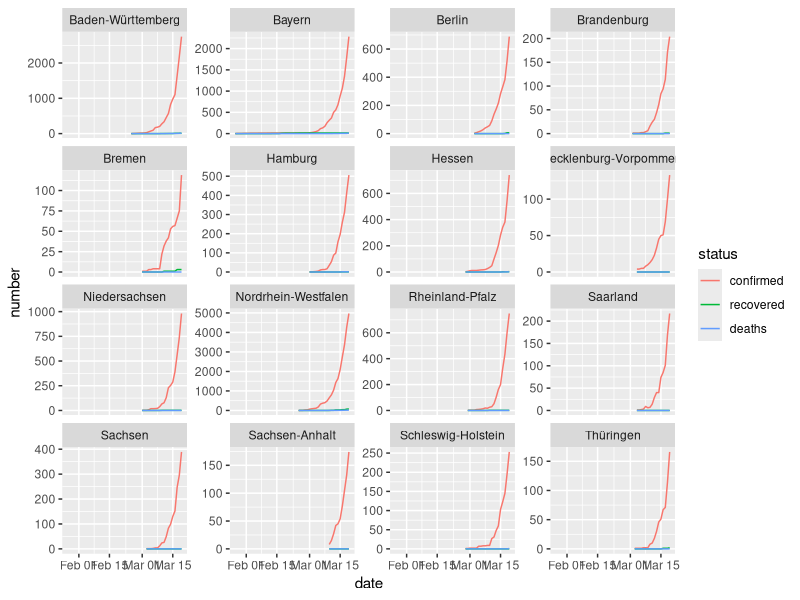
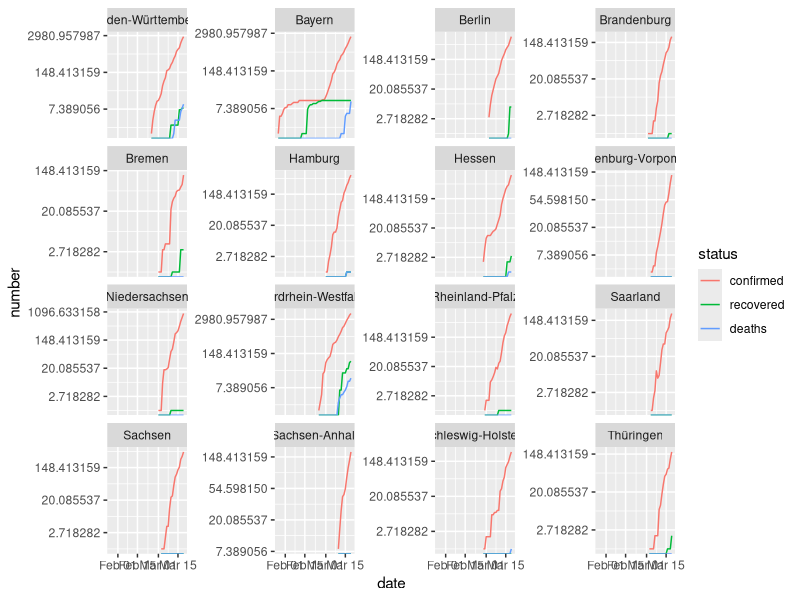
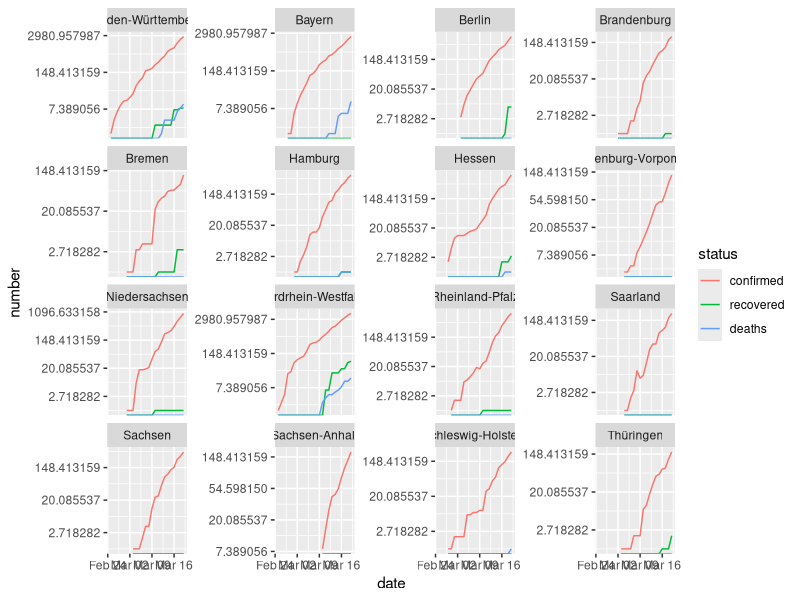
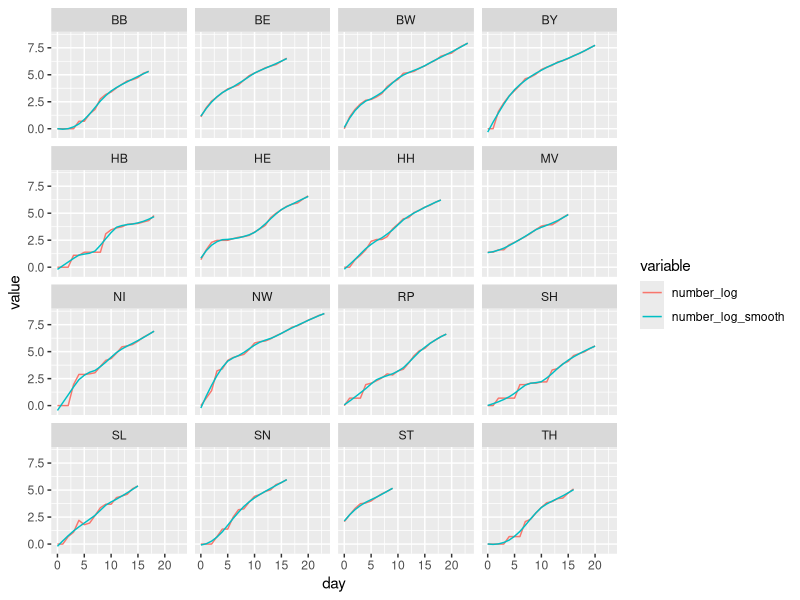
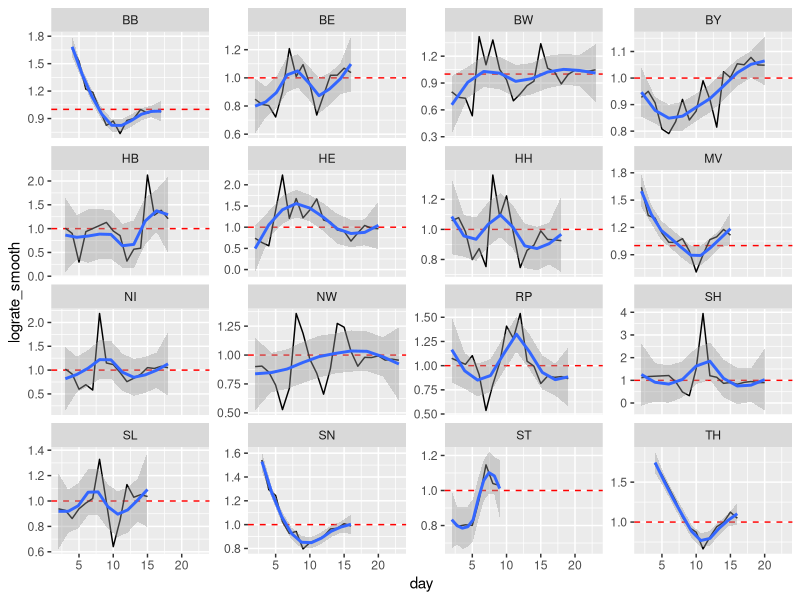
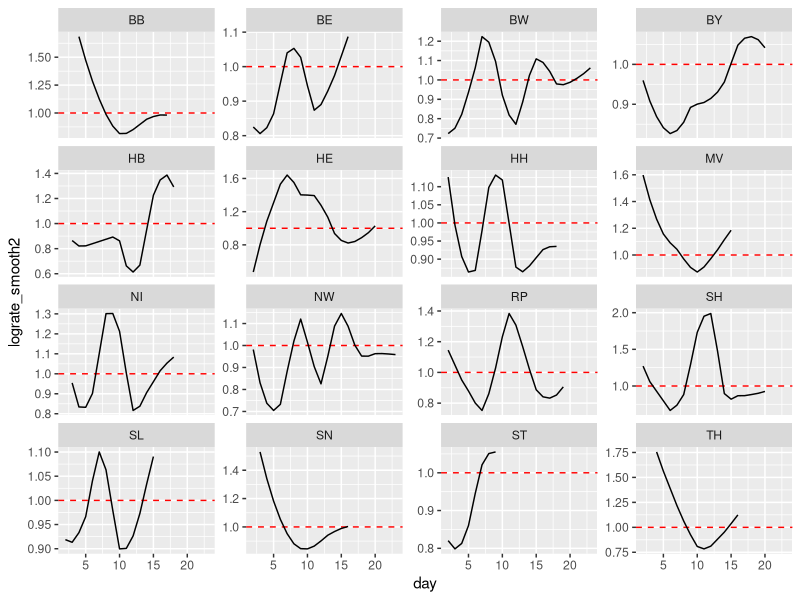
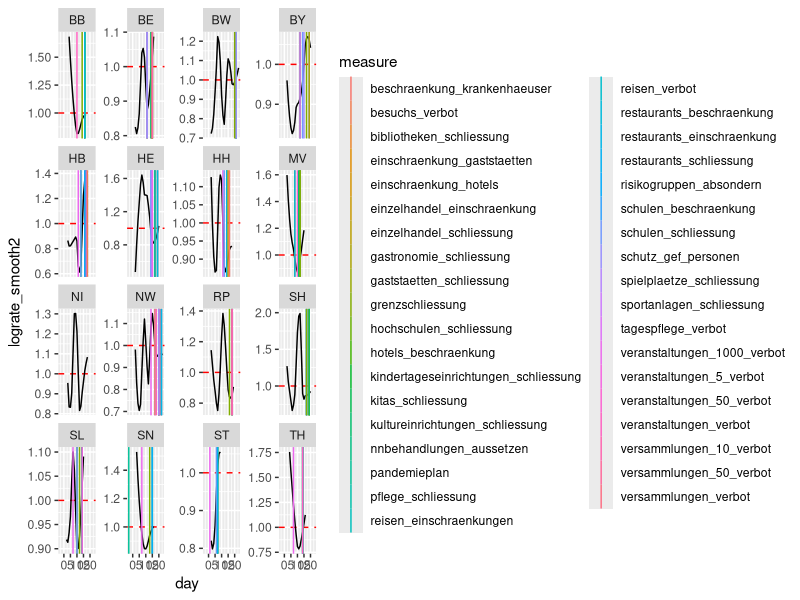
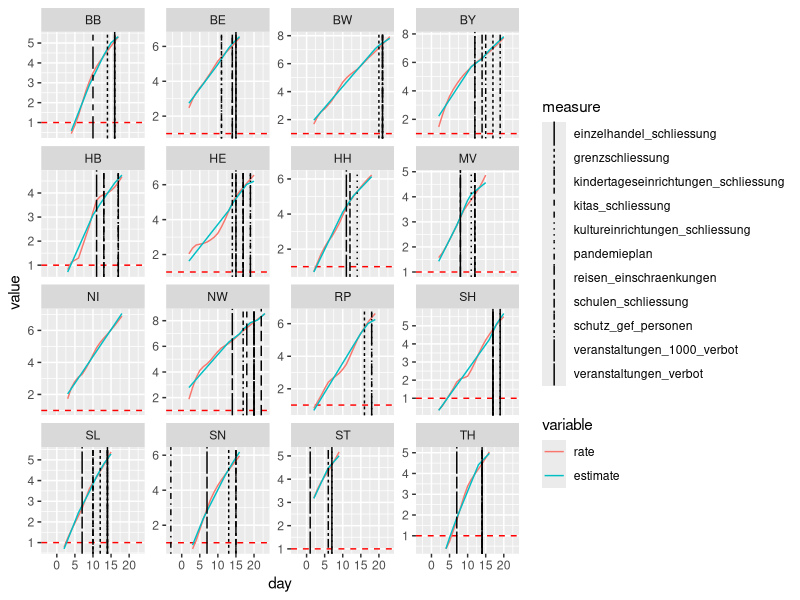

Source code (R) for these figures, in order:
setwd("/wales/wirvsvirus/FlatCurver")

library("data.table")
library("ggplot2")
#library("googlesheets") # Funktioniert momentan nicht

# Daten laden

# Mappingtabelle Bundesland zu Kürzel
DT_map_BL <- fread("data/corona_measures - BL Resarch Mapping.csv")
DT_map_BL <- DT_map_BL[, .(bundesland, short)]

# Zahl der Infizierten usw.
DT <- fread("data/Coronavirus.history.v2.csv")
DT[, date := as.Date(date, tz = "Europe/Berlin")]
dt <- melt(DT, id.vars = c("date", "parent", "label", "lon", "lat"), variable.name = "status", value.name = "number")
dt[, .N, by = parent]

# Reduziere Daten auf nur Deutschland
dtDE <- dt[parent == "Deutschland", -"parent", with = FALSE]
dtDE <- merge(dtDE, DT_map_BL, by.x = "label", by.y = "bundesland", all.x = TRUE)
setnames(dtDE, "short", "bundesland")

# Die Gruppe "Repatriierte" ist wenig interessant und wird entfernt
dtDE <- dtDE[label != "Repatriierte"]

# Maßnahmentabelle
DT_measures <- fread("data/corona_measures - Measures_Overview.csv")
DT_measures <- DT_measures[, .(gueltig_ab, gueltig_bis, bundesland, measure = label)]
DT_measures[, gueltig_ab := as.Date(gueltig_ab, tz = "Europe/Berlin")]
DT_measures[, gueltig_bis := as.Date(gueltig_bis, tz = "Europe/Berlin")]
DT_measures[!is.na(gueltig_ab) & is.na(gueltig_bis), gueltig_bis := DT[, max(date)] + 1]
DT_measures <- DT_measures[!is.na(gueltig_ab) & !is.na(gueltig_bis)]
# Entferne Maßnahmen, die noch nicht in Kraft getreten sind
DT_measures <- DT_measures[gueltig_ab <= dtDE[, max(date)]]



# Daten zu Grenzschließungen
DT_borders <- fread("data/corona_measures - Grenzkontrollen.csv")
DT_borders <- DT_borders[, .(gueltig_ab, gueltig_bis, bundesland, nachbarstaat)]
DT_borders[, gueltig_ab := as.Date(gueltig_ab, tz = "Europe/Berlin")]
DT_borders[, gueltig_bis := as.Date(gueltig_bis, tz = "Europe/Berlin")]
DT_borders[!is.na(gueltig_ab) & is.na(gueltig_bis), gueltig_bis := DT[, max(date)] + 1]
DT_borders <- DT_borders[!is.na(gueltig_ab) & !is.na(gueltig_bis)]
# Perspektivisch könne man die Information zu Nachbarstaaten in Verbindung mit den relatien Infektionszahlen dort in Verbindung bringen und für die angrenzenden Bundesländern in Zusammenhang mit den Grenzschließungen verwenden.  Der Einfachheit halber wird jetzt aber nur die binäre Information verwendet, ob Grenzschließungen stattfanden oder nicht.


# Füge die Grenzschließungsdaten zu den Maßnahmen hinzu
DT_measures <- rbind(DT_measures, DT_borders[, .(gueltig_ab, gueltig_bis, bundesland, measure = "grenzschliessung")])



# Füge Maßnahmen zu den Infektionsdaten hinzu
measures <- lapply(DT_measures[, unique(measure)], function (m) {
  tmp <- DT_measures[measure == m]
  tmp[, measure := NULL]
  tmp[, c(m) := gueltig_ab]
  N <- tmp[, .N, by = bundesland][N > 1]
  if (NROW(N) > 0) {
    # <TODO> In Zukuft muss hier ein Vergleich über den ganzen Zeitraum erfolgen!
    tmp <- tmp[tmp[, .(gueltig_ab = min(gueltig_ab)), by = bundesland], on = c("bundesland", "gueltig_ab")]
  }
  setkey(tmp, bundesland, gueltig_ab, gueltig_bis)
  return(unique(tmp))
})
names(measures) <- DT_measures[, unique(measure)]

dtDE[, date_helper := date]
setkey(dtDE, bundesland, date, date_helper)

tmp <- dtDE
for (m in names(measures)) {
  n0 <- nrow(tmp)
  cols_initial <- colnames(tmp)
  tmp <- foverlaps(tmp, measures[[m]], by.x = c("bundesland", "date", "date_helper"), by.y = c("bundesland", "gueltig_ab", "gueltig_bis"))
#  tmp[get(m) == "1970-01-01", c(m) := NA]
  tmp[!is.na(get(m)), tmp := as.numeric(difftime(get("date"), get(m), units = "days")) + 1]
  ranges <- tmp[, .(start = which.min(tmp), end = which.max(tmp)), by = .(bundesland, status)]
  tmp[, i := 1:.N, by = .(bundesland, status)]
  for (B in ranges[, unique(bundesland)]) {
    for (S in ranges[, unique(status)]) {
      tmp[(bundesland == B) & (status == S) & i < ranges[(bundesland == B) & (status == S), start], tmp := 0]
      # <TODO> Das Ende muss auch berücksichtigt werden!
    }
  }
  tmp[is.na(tmp), tmp := 0]
  tmp[, c(m) := NULL]
  setnames(tmp, "tmp", m)
  tmp <- tmp[, c(cols_initial, m), with = FALSE]
  
  if (nrow(tmp) != n0) { print("stop!"); break() }
}
tmp <- tmp[, -"date_helper", with = FALSE]

dtDE <- tmp





setorder(dtDE, bundesland, status, date)

# Wie verlaufen die Kurven?
ggplot(dtDE, aes(x = date, y = number, col = status)) + geom_line() + facet_wrap(~ label, scales = "free_y")

# Das Wachstum sollte und sieht exponenetell aus.  Dann ist das logarithmierte Wachstum linear.
# In Bayern hat es augenscheinlich zwei zeitlich getrennte Ansteckungswellen gegeben.  Der einfachheit halber werden daher im folgenden die Fälle aus der ersten Welle (Webasto) entfernt und die kumulierten Zahlen entsprechend zurückgesetzt.
ggplot(dtDE, aes(x = date, y = number, col = status)) + geom_line() + facet_wrap(~ label, scales = "free_y") + scale_y_continuous(trans = "log")

# Alle Fälle für Bayern vor 2020-02-28 werden entfernt.
dtDE[(bundesland == "BY") & (status == "confirmed"), c(NA, diff(number))]
dtDE[bundesland == "BY"][20:34]
corrections <- dtDE[(bundesland == "BY") & (date == "2020-02-27"), .(bundesland, status, correction = number)]
dtDE <- merge(dtDE, corrections, by = c("bundesland", "status"), all = TRUE)
dtDE[bundesland == "BY", number := number - correction]
dtDE <- dtDE[!((bundesland == "BY") & (date < "2020-02-28"))]
dtDE[, correction := NULL]


# Mit den obigen Bereinigungen scheinen die logarithmierten Wachstumsraten nun annähernd linear zu sein.
ggplot(dtDE, aes(x = date, y = number, col = status)) + geom_line() + facet_wrap(~ label, scales = "free_y") + scale_y_continuous(trans = "log")



# Datensatz für nur Infektionen
dtDEconfirmed <- dtDE[status == "confirmed"]

# Normalisiere Datum auf Tage seit Erstinfektion
dtDEconfirmed[, day := as.numeric(difftime(date, .SD[1, date], units = "days")), by = bundesland]

# Fallzahlen logarithmieren (und glätten)
dtDEconfirmed[, number_log := log(number)]
dtDEconfirmed[, number_log_smooth := predict(loess(number_log ~ day, span = 10 / .N)), by = bundesland]

ggplot(melt(dtDEconfirmed[, .(bundesland, day, number_log, number_log_smooth)], id.vars = c("bundesland", "day")), aes(x = day, y = value, col = variable)) + geom_line() + facet_wrap(~ bundesland)

# Wachstumsraten
dtDEconfirmed[, lograte := (number_log - shift(number_log, 1)) / (shift(number_log, 1) - shift(number_log, 2))]
dtDEconfirmed[, lograte_smooth := (number_log_smooth - shift(number_log_smooth, 1)) / (shift(number_log_smooth, 1) - shift(number_log_smooth, 2))]

dtDEconfirmed <- na.omit(dtDEconfirmed)
dtDEconfirmed <- dtDEconfirmed[day > 1]

# Verlauf der Rate der logarithmierten Fallzahlen (mit Glättung)
ggplot(dtDEconfirmed, aes(x = day, y = lograte_smooth)) + geom_hline(yintercept = 1, col = "red", lty = 2) + geom_line() + facet_wrap(~ bundesland, scales = "free_y") + geom_smooth(method = "loess", n = 10)

# Auch die auf Basis geglätteter Fallzahlen ermittlete Rate wird nun geglättet
dtDEconfirmed[, lograte_smooth2 := predict(loess(lograte_smooth ~ day, span = 10 / .N)), by = bundesland]

ggplot(dtDEconfirmed, aes(x = day, y = lograte_smooth2)) + geom_hline(yintercept = 1, col = "red", lty = 2) + geom_line() + facet_wrap(~ bundesland, scales = "free_y")

# Geglättete Änderungsraten mit Maßnahmen
dt_plot <- copy(dtDEconfirmed)
dt_plot_measures <- merge(DT_measures[, .(gueltig_ab, bundesland, measure)], dtDE[, .(date0 = min(date)), by = bundesland], by = "bundesland")[, .(bundesland, measure, day = as.numeric(difftime(gueltig_ab, date0, units = "days")))]
ggplot(dt_plot, aes(x = day, y = lograte_smooth2)) + geom_hline(yintercept = 1, col = "red", lty = 2) + geom_line() + geom_vline(data = dt_plot_measures, aes(xintercept = day, col = measure)) + facet_wrap(~ bundesland, scales = "free_y")






# Modellierung

# Lineares gemischtes Modell
library("lme4")
response <- "number_log_smooth"
vars_random <- c("day")
vars_fixed <- names(measures)[dtDEconfirmed[, lapply(.SD, function (x) mean(x == FALSE)), .SDcols = names(measures)] < 0.95]
f_lme <- formula(paste(c(
  response,
  paste(c(
    paste(vars_fixed),
    paste0("(", paste(vars_random, sep = "|bundesland)+"), "|bundesland)")
  ), collapse = "+")
), collapse = "~"))
mod_lme <- lmer(f_lme, data = dtDEconfirmed)
summary(mod_lme)
# Bis auf die Maßnahmen schutz_gef_personen und pandemieplan ist der Effekt wie erwünscht negativ, die Paramter sind allerdings nicht alle signifikant verschieden von Null

# Füge gefittete Werte zum Datensatz hinzu
dtDEconfirmed[, yhat_lme := fitted(mod_lme)]

dt_plot <- melt(dtDEconfirmed[, .(bundesland, day, rate = number_log_smooth, estimate = yhat_lme)], id.vars = c("bundesland", "day"))
dt_plot_measures <- merge(DT_measures[measure %in% vars_fixed, .(gueltig_ab, bundesland, measure)], dtDE[, .(date0 = min(date)), by = bundesland], by = "bundesland")[, .(bundesland, measure, day = as.numeric(difftime(gueltig_ab, date0, units = "days")))]

p <- ggplot(dt_plot, aes(x = day, y = value, col = variable)) + geom_hline(yintercept = 1, col = "red", lty = 2) + geom_line() + geom_vline(data = dt_plot_measures, aes(xintercept = day, lty = measure)) + facet_wrap(~ bundesland, scales = "free_y")
p
ggsave(filename = "/wales/wirvsvirus/geglaettete_log_rate_mit_schaetzung.png", plot = p, width = 12, height = 8)


# Da die Daten Zeitreihen sind sind die Beobachtungen natürich nicht i.i.d.
layout(matrix(1:dtDEconfirmed[, uniqueN(bundesland)], nrow = 4))
lapply(dtDEconfirmed[, unique(bundesland)], function (x) acf(dtDEconfirmed[bundesland == x, number_log_smooth], main = x))

# Berücksichtigung der Korrelationsstruktur der Zeitreihen durch Modellierung mit nlme::lme funktioniert nicht da s nicht konvergiert.  Stattdessen wird mit Differenzierung gearbeitet
dtDEconfirmed[, number_log_smooth_diff := number_log_smooth - shift(number_log_smooth), by = bundesland]

# Autokorrelation ist noch vorhanden... Sollte vielleicht zweite Differenzen nehmen
layout(matrix(1:dtDEconfirmed[, uniqueN(bundesland)], nrow = 4))
lapply(dtDEconfirmed[, unique(bundesland)], function (x) acf(dtDEconfirmed[bundesland == x, number_log_smooth_diff], na.action = na.omit, main = x))

f_lme_diff <- as.character(f_lme)
f_lme_diff[2] <- "number_log_smooth_diff"
f_lme_diff <- formula(paste(f_lme_diff[c(2, 1, 3)], collapse = ""))
mod_lme_diff <- lmer(f_lme_diff, data = dtDEconfirmed)
summary(mod_lme_diff)

# Füge gefittete Werte zum Datensatz hinzu
dtDEconfirmed[!is.na(number_log_smooth_diff), yhat_lme_diff := fitted(mod_lme_diff)]
dt_plot <- melt(dtDEconfirmed[, .(bundesland, day, rate = number_log_smooth_diff, estimate = yhat_lme_diff)], id.vars = c("bundesland", "day"))

p <- ggplot(dt_plot, aes(x = day, y = value, col = variable)) + geom_hline(yintercept = 1, col = "red", lty = 2) + geom_line() + geom_vline(data = dt_plot_measures, aes(xintercept = day, lty = measure)) + facet_wrap(~ bundesland, scales = "free_y")
p





# Versuch mit Differenzen weiten Grades
dtDEconfirmed[, number_log_smooth_diff2 := number_log_smooth_diff - shift(number_log_smooth_diff), by = bundesland]

# Autokorrelation ist noch vorhanden... Sollte vielleicht zweite Differenzen nehmen
layout(matrix(1:dtDEconfirmed[, uniqueN(bundesland)], nrow = 4))
lapply(dtDEconfirmed[, unique(bundesland)], function (x) acf(dtDEconfirmed[bundesland == x, number_log_smooth_diff2], na.action = na.omit, main = x))

f_lme_diff2 <- as.character(f_lme)
f_lme_diff2[2] <- "number_log_smooth_diff2"
f_lme_diff2 <- formula(paste(f_lme_diff2[c(2, 1, 3)], collapse = ""))
mod_lme_diff2 <- lmer(f_lme_diff2, data = dtDEconfirmed)
summary(mod_lme_diff2)

# Füge gefittete Werte zum Datensatz hinzu
dtDEconfirmed[!is.na(number_log_smooth_diff2), yhat_lme_diff2 := fitted(mod_lme_diff2)]
dt_plot <- melt(dtDEconfirmed[, .(bundesland, day, rate = number_log_smooth_diff2, estimate = yhat_lme_diff2)], id.vars = c("bundesland", "day"))

p <- ggplot(dt_plot, aes(x = day, y = value, col = variable)) + geom_hline(yintercept = 1, col = "red", lty = 2) + geom_line() + geom_vline(data = dt_plot_measures, aes(xintercept = day, lty = measure)) + facet_wrap(~ bundesland, scales = "free_y")
p



# Regressionscoeffizienten visualisieren
coefs <- summary(mod_lme)$coefficients[-1, ]

# Offene Fragen (Basti?)
# Zeit seit Eifüḧrung der Maßnahmen auf 14/14 beschränken wg. Inkubationszeit?
# Bevölkerugsdichte hinzunehmen?


layout(1:3)
plot(dtDEconfirmed$day, residuals(mod_lme)); abline(0, 0, col = 2, lty = 2)
plot(dtDEconfirmed[!is.na(number_log_smooth_diff), day], residuals(mod_lme_diff)); abline(0, 0, col = 2, lty = 2)
plot(dtDEconfirmed[!is.na(number_log_smooth_diff2), day], residuals(mod_lme_diff2)); abline(0, 0, col = 2, lty = 2)
